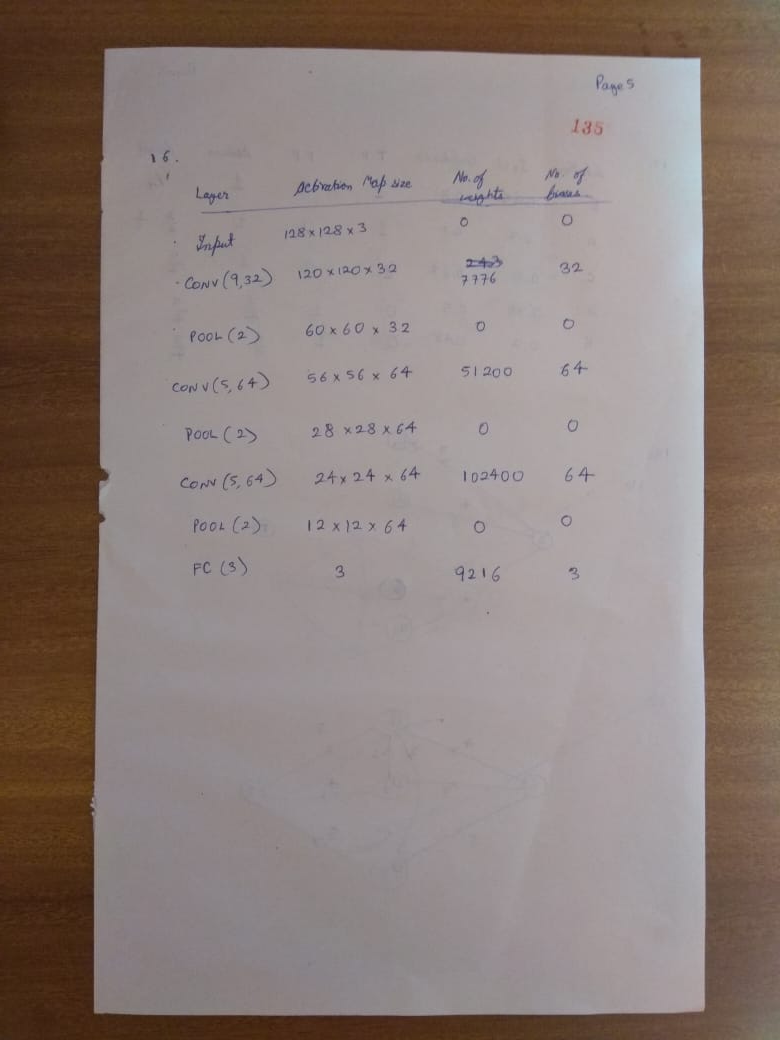
#> input picture input5.jpeg, 780 x 1040 px
$ jupyter execute CV_project2_M21AIE230_M21AIE_205.ipynb   (shell and % lines are left out)
#> lines starting #> are read from the running program, lines starting #| are printed output that depends on the picture; after the words box and inside, x2 and y2 are one past the last pixel; in counts of white or black regions, pixels touching at a corner belong together
**DOCUMENT SCANNING PROJECT**

[cell 1]
import numpy as np
import matplotlib.pyplot as plt
import cv2
import sys

[cell 2]
image_path="input5.jpeg"

[cell 3]
w, h = 480, 640

# [18 lines left out: function order_points, not called in this run]

[cell 4]
img = cv2.imread(image_path)
#> img is the input picture: shape (1040, 780, 3); mean B, G, R 121.9, 126.6, 140.1
if img is None:
  print("File not Found")
img = cv2.resize(img, (960, 1280))
#> img: shape (1280, 960, 3)
orig_img=img.copy()
plt.imshow(img)
plt.show()
# Repeated Closing operation to remove text from the document.
kernel = np.ones((5,5),np.uint8)
img = cv2.morphologyEx(img, cv2.MORPH_CLOSE, kernel, iterations= 3)
plt.imshow(img)
plt.show()

[cell 5]
mask = np.zeros(img.shape[:2],np.uint8)
bgdModel = np.zeros((1,65),np.float64)
fgdModel = np.zeros((1,65),np.float64)
rect = (10,10,img.shape[1]-10,img.shape[0]-10)
cv2.grabCut(img,mask,rect,bgdModel,fgdModel,5,cv2.GC_INIT_WITH_RECT)
mask2 = np.where((mask==2)|(mask==0),0,1).astype('uint8')
img = img*mask2[:,:,np.newaxis]
plt.imshow(img)
plt.show()

[cell 6]
gray = cv2.cvtColor(img, cv2.COLOR_BGR2GRAY)
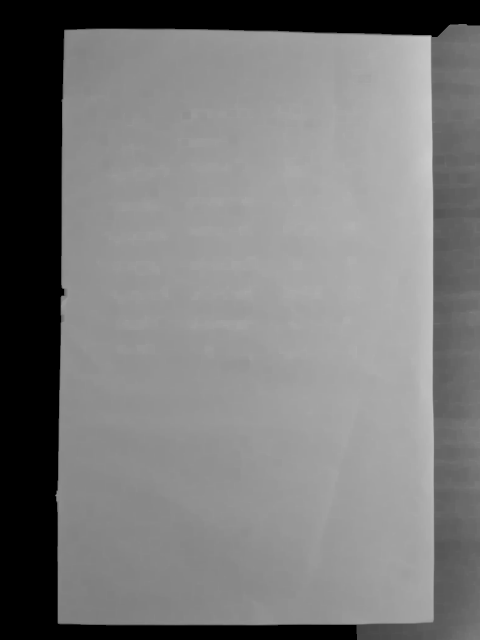
#> gray: shape (1280, 960) (shown at 1/2 size); min 0, max 206, mean 121
plt.imshow(gray, cmap='gray')
plt.show()
gray = cv2.GaussianBlur(gray, (11, 11), 0)
plt.imshow(gray, cmap='gray')
plt.show()
# Edge Detection.
canny = cv2.Canny(gray, 0, 200)
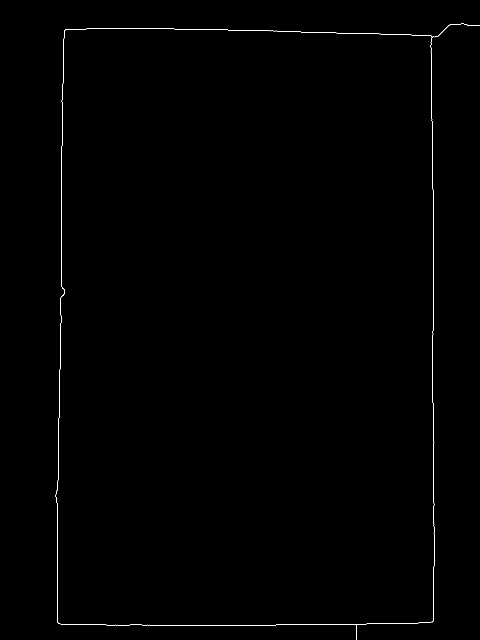
#> canny: shape (1280, 960) (shown at 1/2 size); 0.33% white in thin lines or dots, all inside (x1, y1, x2, y2) = (111, 47, 960, 1280)
plt.imshow(canny)
plt.show()
canny = cv2.dilate(canny, cv2.getStructuringElement(cv2.MORPH_ELLIPSE, (5, 5)))
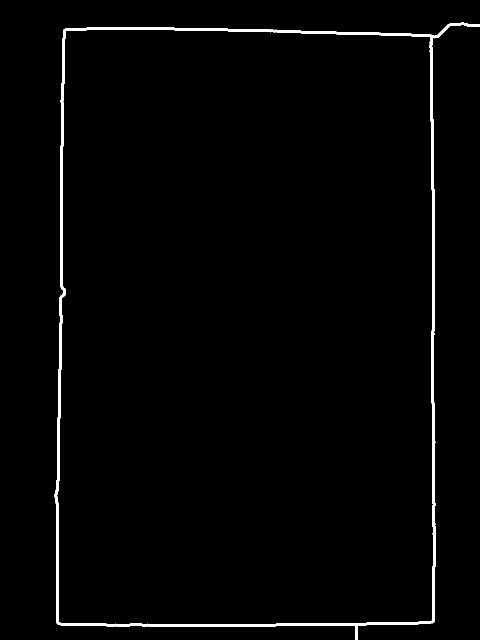
#> canny: shape (1280, 960) (shown at 1/2 size); 1.6% white; 1 white region
plt.imshow(canny)
plt.show()

[cell 7]
# Blank canvas.
con = np.zeros_like(img)
plt.imshow(con)
plt.show()
# Finding contours for the detected edges.
contours, hierarchy = cv2.findContours(canny, cv2.RETR_LIST, cv2.CHAIN_APPROX_NONE)
#> contours = 2 contours; box (x1, y1, x2, y2) and area: (109, 45, 960, 1280) 893267, (113, 59, 867, 1249) 877158
# Keeping only the largest detected contour.
page = sorted(contours, key=cv2.contourArea, reverse=True)[:5]
#> page has the same summary as contours
con = cv2.drawContours(con, page, -1, (0, 255, 255), 3)
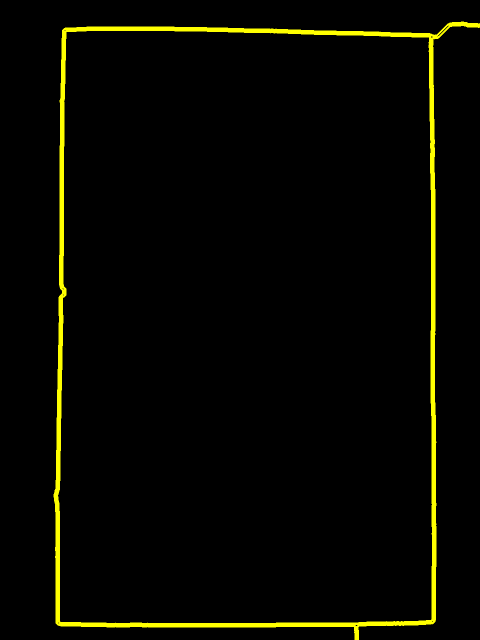
#> con: shape (1280, 960, 3) (shown at 1/2 size); mean of channels 0, 1, 2 0, 7.4, 7.4; drawn as B, G, R
plt.imshow(con)
plt.show()

[cell 8]
# Blank canvas.
con = np.zeros_like(img)
plt.imshow(con)
plt.show()
# Loop over the contours.
for c in page:
  # Approximate the contour.
  epsilon = 0.02 * cv2.arcLength(c, True)
  corners = cv2.approxPolyDP(c, epsilon, True)
  # If our approximated contour has four points
  if len(corners) == 4:
      break
#> this loop made 2 passes
#> epsilon on pass 1: 83.52
cv2.drawContours(con, c, -1, (0, 255, 255), 3)
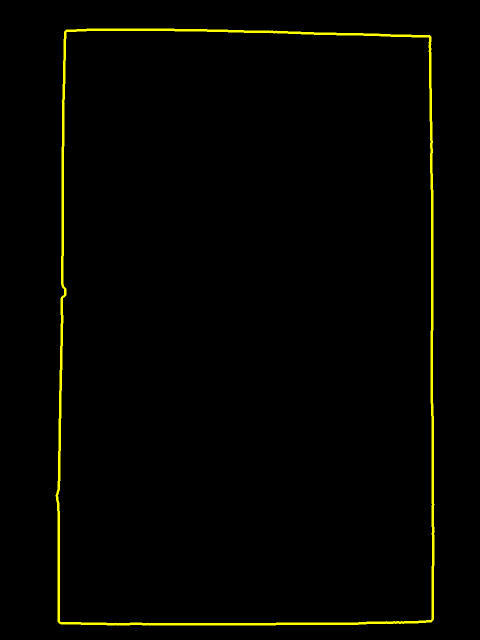
#> con: shape (1280, 960, 3) (shown at 1/2 size); mean of channels 0, 1, 2 0, 4, 4; drawn as B, G, R
plt.imshow(con)
plt.show()
cv2.drawContours(con, corners, -1, (0, 255, 0), 10)
#> con: shape (1280, 960, 3); 0.03% of pixels changed, all inside (x1, y1, x2, y2) = (112, 56, 868, 1249)
plt.imshow(con)
plt.show()

[cell 9]
img.shape

[cell 10]
#sorting the corners based on manhattan distance from the edges
image_h=img.shape[0]
image_w=img.shape[1]
d= image_h+image_w
dtl=d
dtr=d
dbl=d
dbr=d

corners_temp = np.array(np.concatenate(corners).tolist())
#> corners_temp = [[132, 61], [860, 73], [862, 1242], [117, 1243]]

for c in corners_temp:
  y=c[0]
  x=c[1]
  if dtl > (np.abs(x-0)/image_h + np.abs(y - 0)/image_w):
    dtl=np.abs(x-0)/image_h + np.abs(y - 0)/image_w
    tl_c=c

  if dtr > (np.abs(x-0)/image_h + np.abs(y - image_w)/image_w):
    dtr=np.abs(x-0)/image_h + np.abs(y - image_w)/image_w
    tr_c=c

  if dbl > (np.abs(x-image_h)/image_h + np.abs(y - 0)/image_w):
    dbl=np.abs(x-image_h)/image_h + np.abs(y - 0)/image_w
    bl_c=c

  if dbr > (np.abs(x-image_h)/image_h + np.abs(y - image_w)/image_w):
    dbr=np.abs(x-image_h)/image_h + np.abs(y - image_w)/image_w
    br_c=c

  reordered_corners=np.array([tl_c, tr_c, br_c, bl_c])
#> this loop made 4 passes
#> (y, x, dtl, dtr, dbl, dbr, reordered_corners) on pass 1: (132, 61, 0.185, 0.91, 1.09, 1.81, [[132, 61], [132, 61], [132, 61], [132, 61]])
#> after the loop, dbl = 0.151; dbr = 0.132; dtl = 0.185; dtr = 0.161

[cell 11]
tl_c
#> Out = [132, 61]

[cell 12]
for c in reordered_corners:
  print(c)
#> this loop made 4 passes
#> (printed output is left out)

[cell 13]
# Sorting the corners and converting them to desired shape.
#corners = sorted(np.concatenate(corners).tolist())


# Displaying the corners.
for index, c in enumerate(reordered_corners):
  character = chr(65 + index)
  cv2.putText(con, character, tuple(c), cv2.FONT_HERSHEY_SIMPLEX, 3, (255, 0, 0), 3, cv2.LINE_AA)
#> this loop made 4 passes
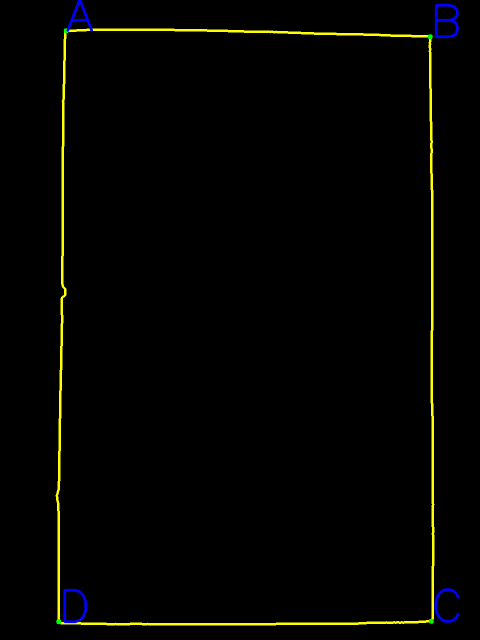
#> con: shape (1280, 960, 3) (shown at 1/2 size); mean of channels 0, 1, 2 0.8, 4, 3.9; drawn as B, G, R
plt.imshow(con)
plt.show()

[cell 14]
#pts=order_points(corners)
(tl, tr, br, bl) = reordered_corners
#> tl = [132, 61]; tr = [860, 73]; br = [862, 1242]; bl = [117, 1243]
# Finding the maximum width.
widthA = np.sqrt(((br[0] - bl[0]) ** 2) + ((br[1] - bl[1]) ** 2))
#> widthA = 745
widthB = np.sqrt(((tr[0] - tl[0]) ** 2) + ((tr[1] - tl[1]) ** 2))
#> widthB = 728.1
maxWidth = max(int(widthA), int(widthB))
#> maxWidth = 745
# Finding the maximum height.
heightA = np.sqrt(((tr[0] - br[0]) ** 2) + ((tr[1] - br[1]) ** 2))
#> heightA = 1169
heightB = np.sqrt(((tl[0] - bl[0]) ** 2) + ((tl[1] - bl[1]) ** 2))
#> heightB = 1182.1
maxHeight = max(int(heightA), int(heightB))
#> maxHeight = 1182
# Final destination co-ordinates.
destination_corners = [[0, 0], [maxWidth, 0], [maxWidth, maxHeight], [0, maxHeight]]
#> destination_corners = [[0, 0], [745, 0], [745, 1182], [0, 1182]]
print(destination_corners)
#| [[0, 0], [745, 0], [745, 1182], [0, 1182]]

[cell 15]
print(corners)
#| [[[ 132   61]]
#|  [[ 860   73]]
#|  [[ 862 1242]]
#|  [[ 117 1243]]]
print(reordered_corners)
#| [[ 132   61]
#|  [ 860   73]
#|  [ 862 1242]
#|  [ 117 1243]]
print(destination_corners)
#| [[0, 0], [745, 0], [745, 1182], [0, 1182]]

[cell 16]
# Getting the homography.
M = cv2.getPerspectiveTransform(np.float32(reordered_corners), np.float32(destination_corners))
#> M = [[1.01, 0.0128, -134.2], [-0.0169, 1.02, -60.14], [-1.54e-05, 1.96e-05, 1]]
# Perspective transform using homography.
final = cv2.warpPerspective(orig_img, M, (destination_corners[2][0], destination_corners[2][1]), flags=cv2.INTER_LINEAR)
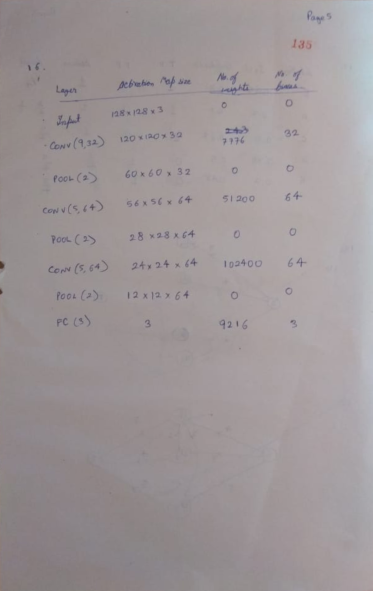
#> final: shape (1182, 745, 3) (shown at 1/2 size); mean B, G, R 151.9, 150.1, 157.9

plt.imshow(final)
plt.show()

[cell 17]
# sharpen image
sharpen = cv2.GaussianBlur(final, (0,0), 3)
plt.imshow(sharpen)
plt.show()
sharpen2 = cv2.addWeighted(final, 1.5, sharpen, -0.5, 0)
plt.imshow(sharpen2)
plt.show()
gray_f = cv2.cvtColor(sharpen2, cv2.COLOR_BGR2GRAY)
# apply adaptive threshold to get black and white effect
final_bw = cv2.adaptiveThreshold(gray_f, 255, cv2.ADAPTIVE_THRESH_MEAN_C, cv2.THRESH_BINARY, 21, 10)
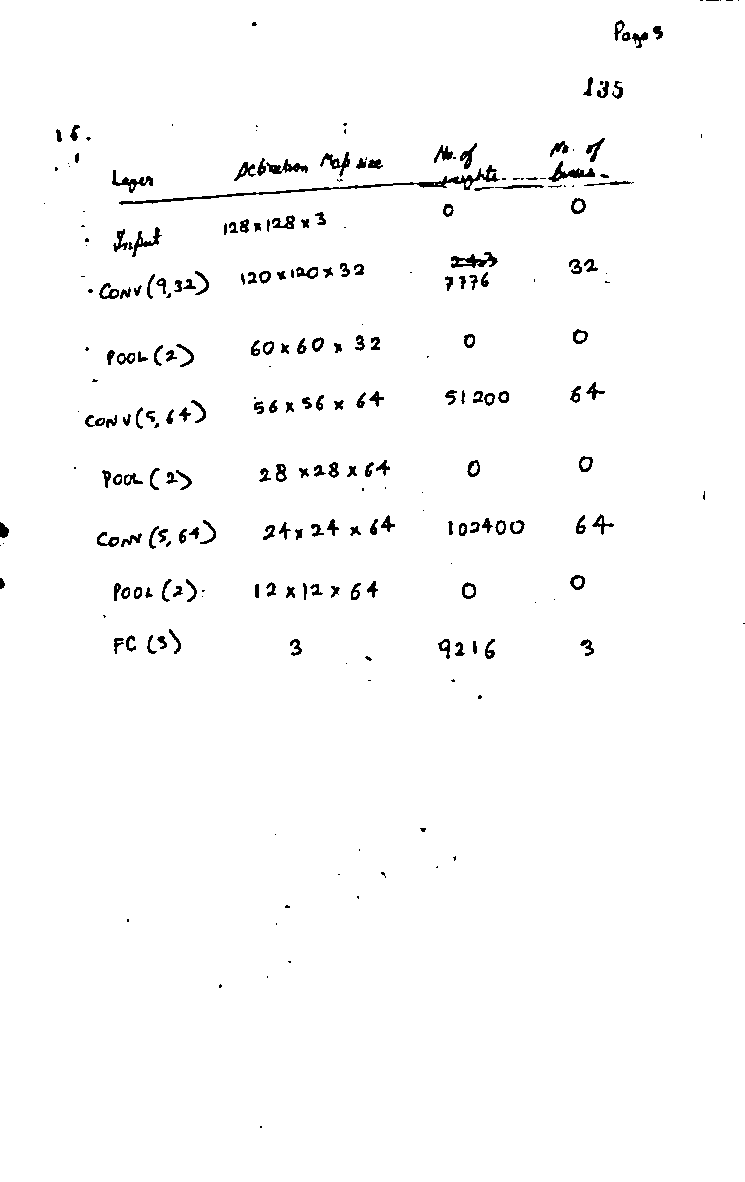
#> final_bw: shape (1182, 745); 98.1% white; 258 black regions (85 under 20 px), largest, box (x1, y1, x2, y2) and area: (119, 165, 500, 205) 1242, (451, 252, 498, 268) 351, (548, 161, 595, 182) 333
plt.imshow(final_bw, cmap='gray')
plt.show()

$ run again, with input2.jpeg copied over input5.jpeg
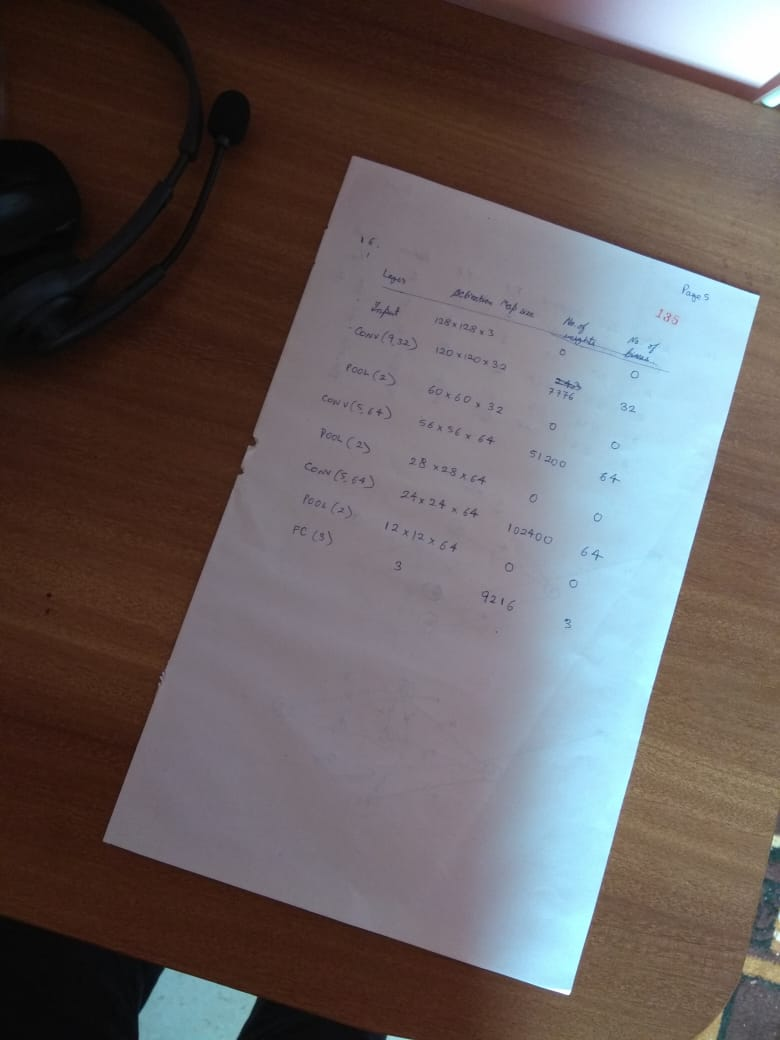
#> input picture input2.jpeg, 780 x 1040 px
#> img is the input picture: shape (1040, 780, 3); mean B, G, R 93.2, 93.1, 101.1
#> contours = 10 contours, 3 with area under 20; largest, box (x1, y1, x2, y2) and area: (125, 41, 960, 1225) 517692, (129, 194, 933, 1217) 501772, (168, 1189, 319, 1280) 1172, (946, 1120, 960, 1172) 268, (472, 1272, 510, 1280) 149, (942, 116, 960, 132) 144, (760, 48, 786, 58) 65
#> page = 5 contours; box (x1, y1, x2, y2) and area: (125, 41, 960, 1225) 517692, (129, 194, 933, 1217) 501772, (168, 1189, 319, 1280) 1172, (946, 1120, 960, 1172) 268, (472, 1272, 510, 1280) 149
#> the loop `for c in page:` made 2 passes
#> epsilon on pass 1: 97.23
#> corners_temp = [[436, 194], [932, 366], [699, 1216], [129, 1033]]
#> the loop `for c in corners_temp:` made 4 passes
#> (y, x, dtl, dtr, dbl, dbr, reordered_corners) on pass 1: (436, 194, 0.606, 0.697, 1.3, 1.39, [[436, 194], [436, 194], [436, 194], [436, 194]])
#> after the loop `for c in corners_temp:`: dbl = 0.327; dbr = 0.322; dtl = 0.606; dtr = 0.315
#> `tl_c`: Out = [436, 194]
#> the loop `for c in reordered_corners:` made 4 passes
#> (printed output is left out)
#> the loop `for index, c in enumerate(reordered_corners):` made 4 passes
#> after the loop `for index, c in enumerate(reordered_corners):`:
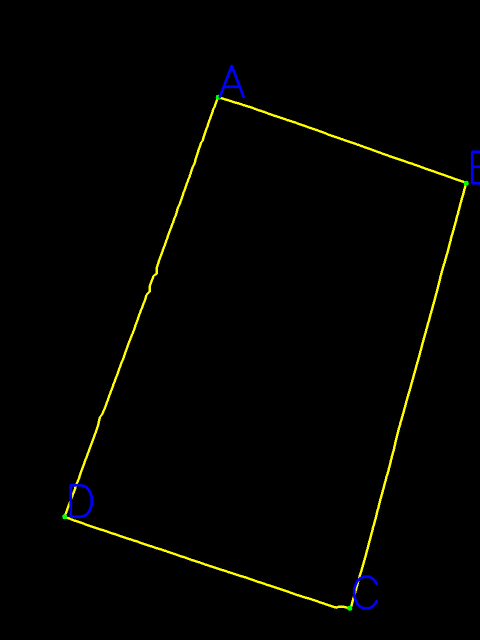
#> con: shape (1280, 960, 3) (shown at 1/2 size); mean of channels 0, 1, 2 0.7, 2.8, 2.8; drawn as B, G, R
#> tr = [932, 366]; br = [699, 1216]; bl = [129, 1033]
#> widthA = 598.7
#> widthB = 525
#> maxWidth = 598
#> heightA = 881.4
#> heightB = 893.4
#> maxHeight = 893
#> destination_corners = [[0, 0], [598, 0], [598, 893], [0, 893]]
#| [[0, 0], [598, 0], [598, 893], [0, 893]]
#| [[[ 436  194]]
#|  [[ 932  366]]
#|  [[ 699 1216]]
#|  [[ 129 1033]]]
#| [[ 436  194]
#|  [ 932  366]
#|  [ 699 1216]
#|  [ 129 1033]]
#| [[0, 0], [598, 0], [598, 893], [0, 893]]
#> M = [[1.05, 0.384, -531.9], [-0.372, 1.07, -45.89], [-7.59e-05, 0.00014, 1]]
#> `final_bw = cv2.adaptiveThreshold(gray_f, 255, cv2.ADAPTIVE_THRESH_MEAN..`:
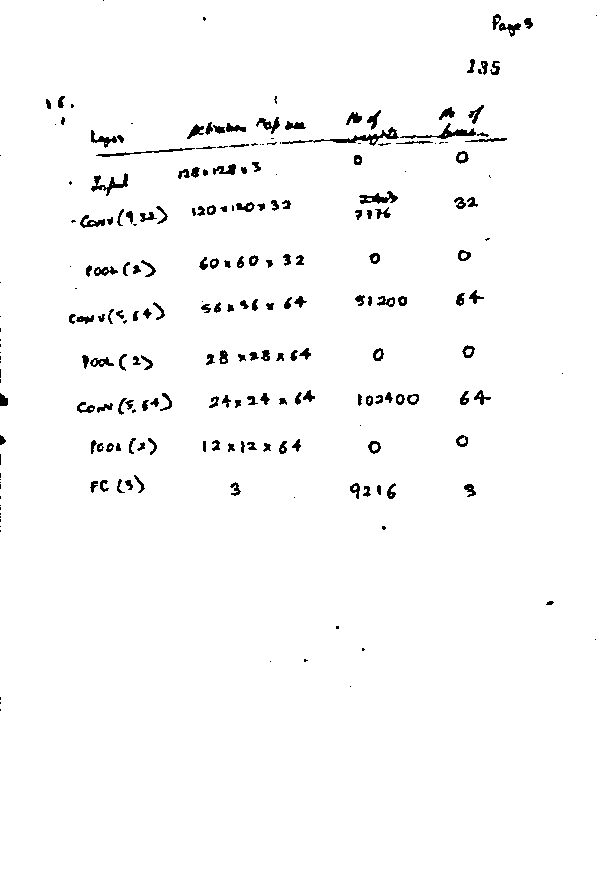
#> final_bw: shape (893, 598); 97.8% white; 234 black regions (70 under 20 px), largest, box (x1, y1, x2, y2) and area: (282, 127, 399, 146) 435, (400, 123, 476, 139) 305, (91, 173, 128, 196) 269
